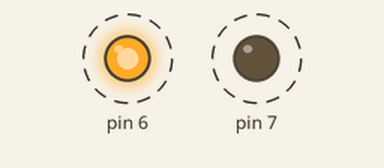
Simulated run of this sketch. Board: Arduino Uno, built with avr-gcc and run on an emulated ATmega328P. On the bench: output pins drawn as LEDs (lit = HIGH). Dashed ring = blinking.

Above: at 0.1 s.
Timing chart, 0 to 3.0 s (numbered marks = the images above):
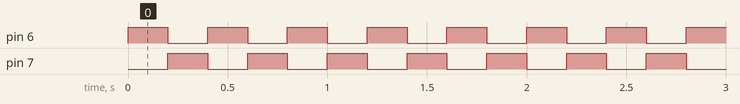

The sketch:

EIUclass5Code.ino
```cpp
//First practice (Hello World of hardware)

void setup() {
  // put your setup code here, to run once:

  // setting up used pins
  pinMode(6,OUTPUT);
  pinMode(7,OUTPUT);

}

void loop() {
  // put your main code here, to run repeatedly:

  digitalWrite(6,HIGH); // setting led1 on
  digitalWrite(7,LOW); // setting led2 off
  delay(200); //delay of 2secs
  digitalWrite(6,LOW); // setting led1 off
  digitalWrite(7,HIGH); // setting led2 on
  delay(200); //delay of 2secs

}
```

Measured:
- by itself, pin 6, pin 7: alternates HIGH for 0.20 s and LOW for 0.20 s
